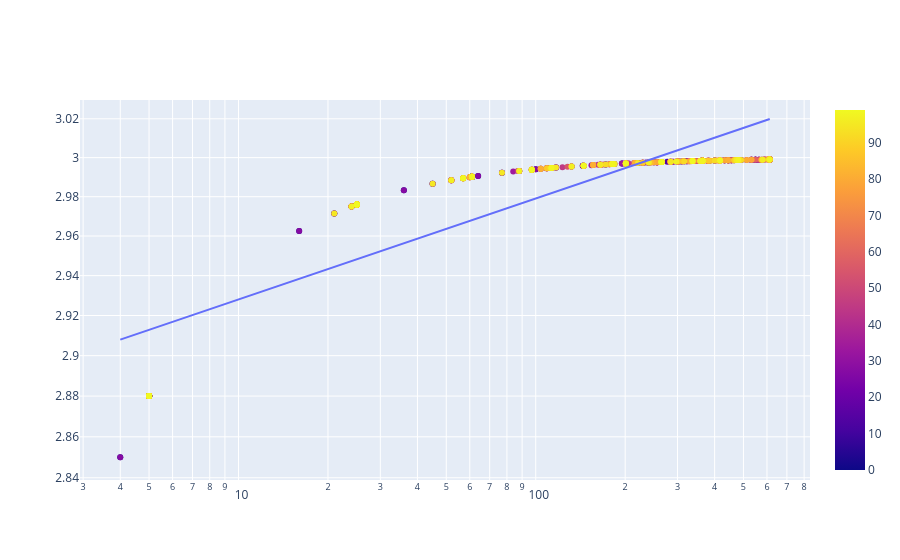

Write notebook code for a chart like this one.
### Code cell
import plotly.express as px
import plotly.graph_objects as go

y_feat = 'tr_eps0'

x = np.ones((df.shape[0], 2))
x[:, 1] = np.log(df['size'].values)
y = np.log(df[y_feat].values)
beta = np.linalg.pinv(x) @ y
print(beta)
y_hat = np.exp(x @ beta)

fig1 = px.scatter(df, x='size', y=y_feat, hover_data=['seed', 'radius'], color='seed')
fig2 = px.line(x=df['size'].values, y=y_hat)

fig = go.Figure(data=fig1.data + fig2.data)
fig.update_xaxes(type='log')
fig.update_yaxes(type='log')

### Figure 1 — Plotly figure (JSON) as saved in the notebook; plotly's stock layout.template omitted (floating-point values rounded to 4 significant figures; data arrays with more than 128 entries replaced by an {"elided": "..."} marker saying what was removed)
{"data": [{"customdata": {"elided": "900x2 int values"}, "hovertemplate": "size=%{x}<br>tr_eps0=%{y}<br>seed=%{marker.color}<br>radius=%{customdata[1]}<extra></extra>", "legendgroup": "", "marker": {"color": {"elided": "900 int values"}, "coloraxis": "coloraxis", "symbol": "circle"}, "mode": "markers", "name": "", "orientation": "v", "showlegend": false, "type": "scatter", "x": {"elided": "900 int values"}, "xaxis": "x", "y": {"elided": "900 float values"}, "yaxis": "y"}, {"hovertemplate": "x=%{x}<br>y=%{y}<extra></extra>", "legendgroup": "", "line": {"color": "#636efa", "dash": "solid"}, "marker": {"symbol": "circle"}, "mode": "lines", "name": "", "orientation": "v", "showlegend": false, "type": "scatter", "x": {"elided": "900 int values"}, "xaxis": "x", "y": {"elided": "900 float values"}, "yaxis": "y"}], "layout": {"autosize": true, "xaxis": {"autorange": true, "range": [0.4698, 2.92], "type": "log"}, "yaxis": {"autorange": true, "range": [0.4528, 0.4814], "type": "log"}}}
